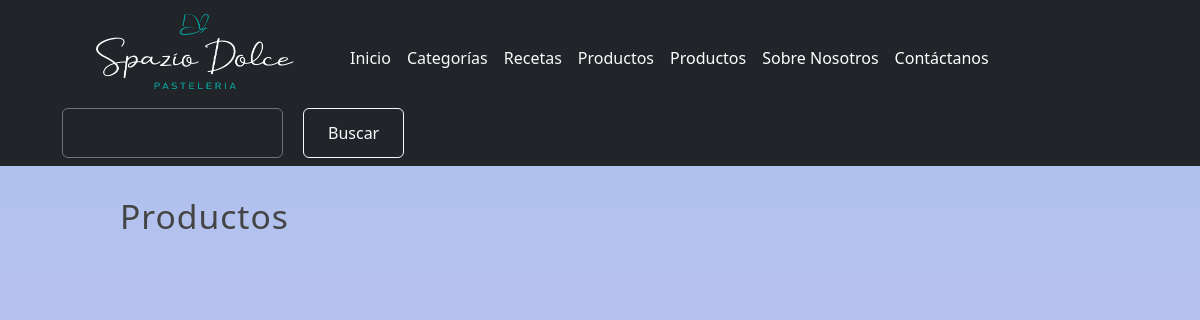
/productos/, run on an earlier commit of the app's database.
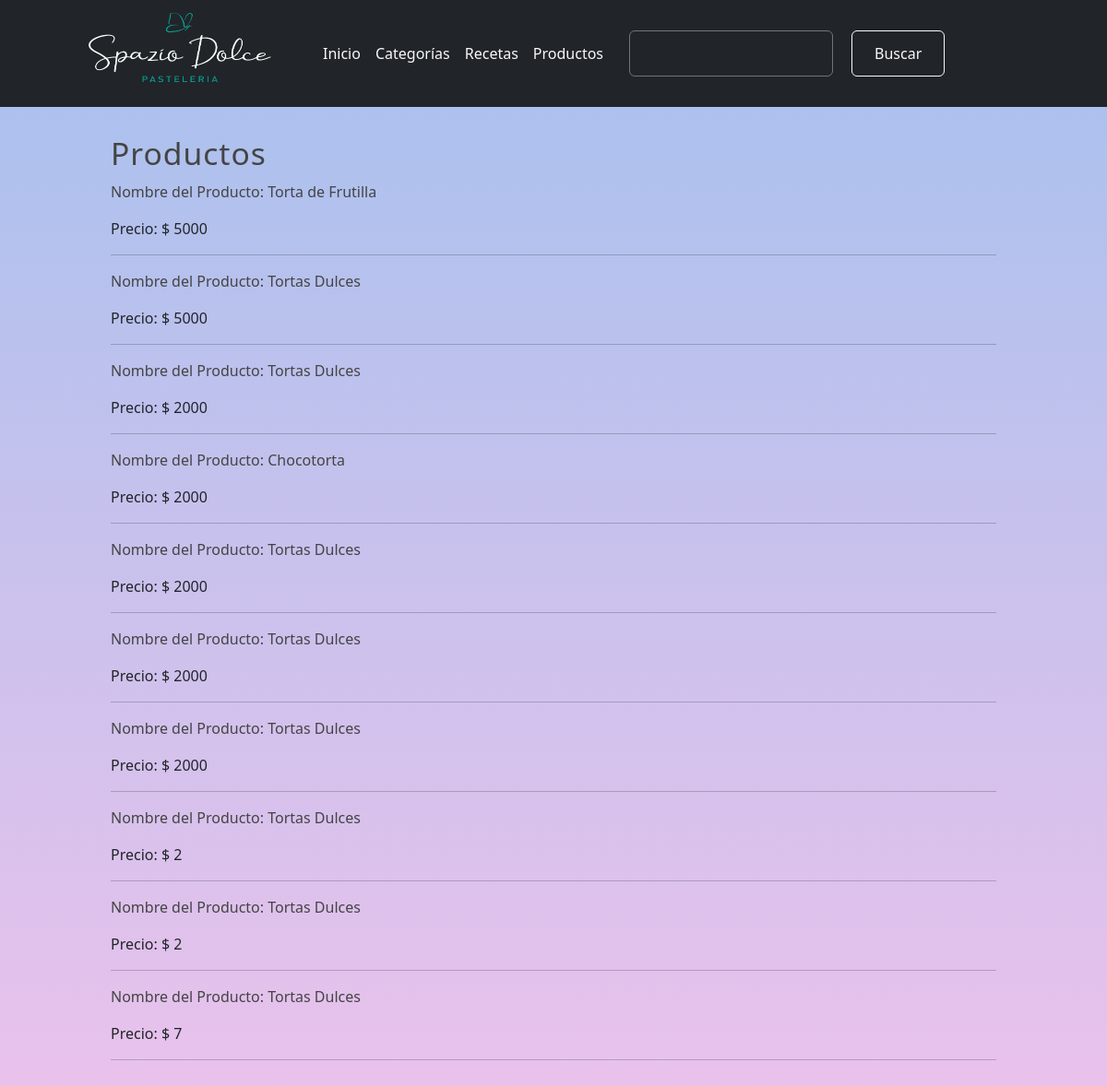
And on a later commit of the database.
### pages/models.py (models this page shows, shortened)
class Page(models.Model):
    title = models.CharField(max_length=50,verbose_name= 'Título')
    content = RichTextField(verbose_name= 'Contenido')
    slug = models.CharField(unique = True, max_length=150,verbose_name= 'URL amigable')
    order = models.IntegerField(default = 0, verbose_name='Orden')
    visible = models.BooleanField(verbose_name="Visible?")
    create_at = models.DateTimeField(auto_now_add=True,verbose_name="Creado el")
    update_at = models.DateTimeField(auto_now=True,verbose_name="Actualizado el")
    class Meta:
        verbose_name = 'Página'
        verbose_name_plural = 'Páginas'

### blog/models.py (models this page shows, shortened)
class Product(models.Model):
    name = models.CharField(max_length=100, verbose_name='Nombre')
    description = models.CharField(max_length=255,verbose_name='Descripción')
    price = models.IntegerField(default = 0, verbose_name='Precio')
    created_at = models.DateTimeField(auto_now_add=True, verbose_name='Creado el')
    class Meta:
        verbose_name = 'Producto'
        verbose_name_plural = 'Productos'
        ordering = ['-created_at']

### blog/views.py (the view)
# urls.py: path('productos/', views.products, name= 'list_productos'),
def products(request):
    products = Product.objects.all()
    return render(request,'products/listproducts.html',{
        'title' : 'Productos',
        'products' : products,
    })

### blog/processor.py (called while the page is built)
def get_categories(request):
    categories_in_use = Article.objects.filter(public = True).values_list('categories',flat = True)
    categories = Category.objects.filter(id__in =categories_in_use).values_list('id','name')
    return {
        'categories' : categories,
        'categories_in_use' :categories_in_use
    }

### pages/context_processors.py (called while the page is built)
def get_pages(request):
    pages = Page.objects.filter(visible = True).order_by("order").values_list('id','title', 'slug')
    return {
        'pages' : pages
    }

### blog/templates/products/listproducts.html (shortened to what this page needs)
{% extends 'layouts/layout.html'%}
{%block content %}
<body class="body-list-prod">
    <h1 class ="title">{{title}}</h1>
    {% include 'products/products.html' %}
    </body>
{% endblock %}

### mainapp/templates/layouts/layout.html (shortened to what this page needs)
{% load static %}
<!DOCTYPE html>
<html lang="en">
<head>
    <link rel="stylesheet" href=" {% static 'css/bootstrap.min.css' %}" />
    <link rel="stylesheet" href=" {% static 'css/styles.css' %}" />
</head>
<body>
      <header class="p-2 text-bg-dark">
        <div class="container">
          <div class="d-flex flex-wrap align-items-center justify-content-start ">
      <a href="/" class=" text-light text-decoration-none ">
              <img class="logo" src="{% static 'images/logo2.png' %}">
            </a>
 <nav>
            <ul class="nav col-12 col-lg-auto me-lg-auto mb-2 justify-content-start mb-md-0">
              <li><a href="{% url 'index' %}" class="nav-link px-2 text-light">Inicio</a></li>
              <li><a href="{% url 'list_categorias' %}" class="nav-link px-2 text-light">Categorías</a></li>
              <li><a href="{% url 'list_articles' %}" class="nav-link px-2 text-light">Recetas</a></li>
              <li><a href="{% url 'list_productos' %}" class="nav-link px-2 text-light">Productos</a></li>
              {% for page in pages %}
              <li><a href="{% url 'page' page.2 %}" class="nav-link px-2 text-white">{{page.1}}</a></li>
              {% endfor %}
            </ul>
          </nav>
            <form class="col-12 col-lg-auto mb-3 mb-lg-0 me-lg-3 boton-search" role="search">
              <input type="search" class="form-control form-control-dark text-bg-dark" placeholder="Search..." aria-label="Search">
                 <button type="button" class="btn btn-outline-light me-2 boton">Buscar</button>
            </form>
          </div>
        </div>
      </header>
    <div id="content">
        <div class="box">
            {% block content %}{% endblock %}
        </div>
    </div>
</body>
</html>

### blog/templates/products/products.html (shortened to what this page needs)
{% for product in products%}
<article class = "article-item">
    <div class = "data">
        <p>
            {% if product.id %}
            <a href="{% url 'product' product.id %}">Nombre del Producto: {{ product.name}} </a>
            <p>Precio: $  {{ product.price}}</p>
        {% endif %}
        </p>
    </div>
</article>
<hr>
{% endfor %}

What changed in the data, as far as the page shows it:
removed Page: title "Productos"
removed Page: title "Sobre Nosotros"
removed Page: title "Contáctanos"
added Product: name "Torta de Frutilla", price "5000"
added Product: name "Tortas Dulces", price "5000"
added Product: name "Tortas Dulces", price "2000"
added Product: name "Chocotorta", price "2000"
added Product: name "Tortas Dulces", price "2000"
added Product: name "Tortas Dulces", price "2000"
added Product: name "Tortas Dulces", price "2000"
added Product: name "Tortas Dulces", price "2"
added Product: name "Tortas Dulces", price "2"
added Product: name "Tortas Dulces", price "7"
